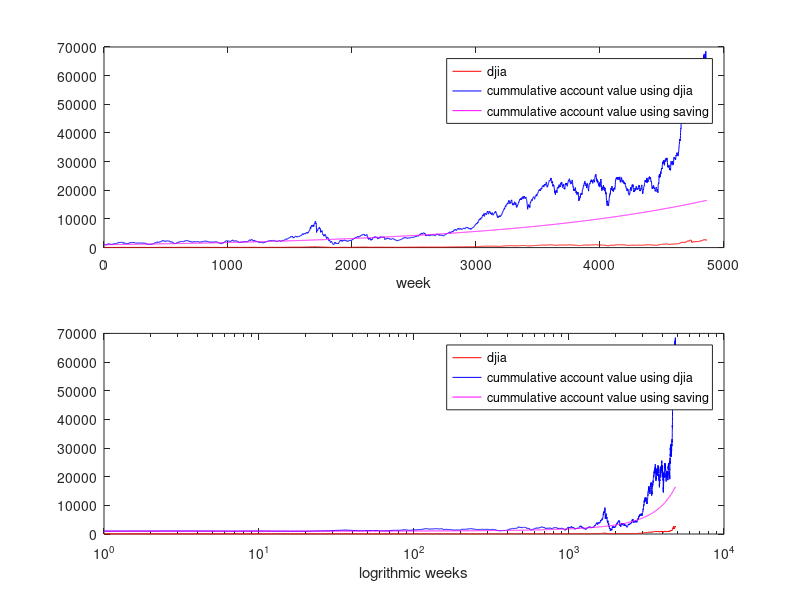

Write the MATLAB code that produced this figure.
clear
clc

load djia
prin=1000;
N=length(djia);
week=[1:N];

%cummulative djia account starting with prin
% preallocate cdjia
cdjia=zeros(1,N);
cdjia(1)=prin;
for i=2:N
    cdjia(i)=cdjia(i-1)*djia(i)/djia(i-1);
end

%cummulative djia account starting with p
r=3;
% preallocate csave
csave=zeros(1,N);
csave(1)=prin;
for i=2:N
    csave(i)=prin*(1+r/(100*52))^(i-1);
end

fprintf('p after investing in djia \t\t\t %f\n', cdjia(N-1));
fprintf('p after investing in saving account  %f\n', csave(N-1));

figure(1)
clf

subplot(211)
plot(week,djia,'r',week,cdjia,'b',week,csave,'m');
legend('djia','cummulative account value using djia','cummulative account value using saving');
xlabel('week')

subplot(212)
semilogx(week,djia,'r',week,cdjia,'b',week,csave,'m')
legend('djia','cummulative account value using djia','cummulative account value using saving');
xlabel('logrithmic weeks')

return

